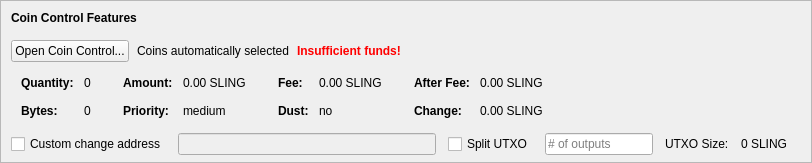
    <widget class="QFrame" name="frameCoinControl">
     <property name="sizePolicy">
      <sizepolicy hsizetype="Expanding" vsizetype="Expanding">
       <horstretch>0</horstretch>
       <verstretch>0</verstretch>
      </sizepolicy>
     </property>
     <property name="maximumSize">
      <size>
       <width>16777215</width>
       <height>16777215</height>
      </size>
     </property>
     <property name="frameShape">
      <enum>QFrame::StyledPanel</enum>
     </property>
     <property name="frameShadow">
      <enum>QFrame::Sunken</enum>
     </property>
     <layout class="QVBoxLayout" name="verticalLayoutCoinControl2">
      <property name="spacing">
       <number>0</number>
      </property>
      <property name="leftMargin">
       <number>0</number>
      </property>
      <property name="topMargin">
       <number>0</number>
      </property>
      <property name="rightMargin">
       <number>0</number>
      </property>
      <property name="bottomMargin">
       <number>6</number>
      </property>
      <item>
       <layout class="QVBoxLayout" name="verticalLayoutCoinControl" stretch="0,0,0,0,1">
        <property name="spacing">
         <number>0</number>
        </property>
        <property name="leftMargin">
         <number>10</number>
        </property>
        <property name="topMargin">
         <number>10</number>
        </property>
        <item>
         <layout class="QHBoxLayout" name="horizontalLayoutCoinControl1">
          <property name="bottomMargin">
           <number>15</number>
          </property>
          <item>
           <widget class="QLabel" name="labelCoinControlFeatures">
            <property name="sizePolicy">
             <sizepolicy hsizetype="Preferred" vsizetype="Maximum">
              <horstretch>0</horstretch>
              <verstretch>0</verstretch>
             </sizepolicy>
            </property>
            <property name="font">
             <font>
              <weight>75</weight>
              <bold>true</bold>
             </font>
            </property>
            <property name="styleSheet">
             <string notr="true">font-weight:bold;</string>
            </property>
            <property name="text">
             <string>Coin Control Features</string>
            </property>
           </widget>
          </item>
         </layout>
        </item>
        <item>
         <layout class="QHBoxLayout" name="horizontalLayoutCoinControl2" stretch="0,0,0,0">
          <property name="spacing">
           <number>8</number>
          </property>
          <property name="bottomMargin">
           <number>10</number>
          </property>
          <item>
           <widget class="QPushButton" name="pushButtonCoinControl">
            <property name="styleSheet">
             <string notr="true"/>
            </property>
            <property name="text">
             <string>Open Coin Control...</string>
            </property>
            <property name="autoDefault">
             <bool>false</bool>
            </property>
           </widget>
          </item>
          <item>
           <widget class="QLabel" name="labelCoinControlAutomaticallySelected">
            <property name="text">
             <string>Coins automatically selected</string>
            </property>
            <property name="margin">
             <number>5</number>
            </property>
           </widget>
          </item>
          <item>
           <widget class="QLabel" name="labelCoinControlInsuffFunds">
            <property name="font">
             <font>
              <weight>75</weight>
              <bold>true</bold>
             </font>
            </property>
            <property name="styleSheet">
             <string notr="true">color:red;font-weight:bold;</string>
            </property>
            <property name="text">
             <string>Insufficient funds!</string>
            </property>
            <property name="margin">
             <number>5</number>
            </property>
           </widget>
          </item>
          <item>
           <spacer name="horizontalSpacerCoinControl">
            <property name="orientation">
             <enum>Qt::Horizontal</enum>
            </property>
            <property name="sizeHint" stdset="0">
             <size>
              <width>40</width>
              <height>1</height>
             </size>
            </property>
           </spacer>
          </item>
         </layout>
        </item>
        <item>
         <widget class="QWidget" name="widgetCoinControl" native="true">
          <property name="sizePolicy">
           <sizepolicy hsizetype="Preferred" vsizetype="Preferred">
            <horstretch>0</horstretch>
            <verstretch>0</verstretch>
           </sizepolicy>
          </property>
          <property name="minimumSize">
           <size>
            <width>0</width>
            <height>0</height>
           </size>
          </property>
          <property name="styleSheet">
           <string notr="true"/>
          </property>
          <layout class="QHBoxLayout" name="horizontalLayoutCoinControl5">
           <property name="leftMargin">
            <number>0</number>
           </property>
           <property name="topMargin">
            <number>0</number>
           </property>
           <property name="rightMargin">
            <number>0</number>
           </property>
           <property name="bottomMargin">
            <number>0</number>
           </property>
           <item>
            <layout class="QHBoxLayout" name="horizontalLayoutCoinControl3" stretch="0,0,0,1">
             <property name="spacing">
              <number>20</number>
             </property>
             <property name="topMargin">
              <number>0</number>
             </property>
             <property name="bottomMargin">
              <number>10</number>
             </property>
             <item>
              <layout class="QFormLayout" name="formLayoutCoinControl1">
               <property name="horizontalSpacing">
                <number>10</number>
               </property>
               <property name="verticalSpacing">
                <number>14</number>
               </property>
               <property name="leftMargin">
                <number>10</number>
               </property>
               <property name="topMargin">
                <number>4</number>
               </property>
               <property name="rightMargin">
                <number>6</number>
               </property>
               <item row="0" column="0">
                <widget class="QLabel" name="labelCoinControlQuantityText">
                 <property name="font">
                  <font>
                   <weight>75</weight>
                   <bold>true</bold>
                  </font>
                 </property>
                 <property name="text">
                  <string>Quantity:</string>
                 </property>
                 <property name="margin">
                  <number>0</number>
                 </property>
                </widget>
               </item>
               <item row="0" column="1">
                <widget class="QLabel" name="labelCoinControlQuantity">
                 <property name="cursor">
                  <cursorShape>IBeamCursor</cursorShape>
                 </property>
                 <property name="contextMenuPolicy">
                  <enum>Qt::ActionsContextMenu</enum>
                 </property>
                 <property name="text">
                  <string notr="true">0</string>
                 </property>
                 <property name="margin">
                  <number>0</number>
                 </property>
                 <property name="textInteractionFlags">
                  <set>Qt::LinksAccessibleByMouse|Qt::TextSelectableByKeyboard|Qt::TextSelectableByMouse</set>
                 </property>
                </widget>
               </item>
               <item row="1" column="0">
                <widget class="QLabel" name="labelCoinControlBytesText">
                 <property name="font">
                  <font>
                   <weight>75</weight>
                   <bold>true</bold>
                  </font>
                 </property>
                 <property name="text">
                  <string>Bytes:</string>
                 </property>
                </widget>
               </item>
               <item row="1" column="1">
                <widget class="QLabel" name="labelCoinControlBytes">
                 <property name="cursor">
                  <cursorShape>IBeamCursor</cursorShape>
                 </property>
                 <property name="contextMenuPolicy">
                  <enum>Qt::ActionsContextMenu</enum>
                 </property>
                 <property name="text">
                  <string notr="true">0</string>
                 </property>
                 <property name="textInteractionFlags">
                  <set>Qt::LinksAccessibleByMouse|Qt::TextSelectableByKeyboard|Qt::TextSelectableByMouse</set>
                 </property>
                </widget>
               </item>
              </layout>
             </item>
             <item>
              <layout class="QFormLayout" name="formLayoutCoinControl2">
               <property name="horizontalSpacing">
                <number>10</number>
               </property>
               <property name="verticalSpacing">
                <number>14</number>
               </property>
               <property name="leftMargin">
                <number>6</number>
               </property>
               <property name="topMargin">
                <number>4</number>
               </property>
               <property name="rightMargin">
                <number>6</number>
               </property>
               <item row="0" column="0">
                <widget class="QLabel" name="labelCoinControlAmountText">
                 <property name="font">
                  <font>
                   <weight>75</weight>
                   <bold>true</bold>
                  </font>
                 </property>
                 <property name="text">
                  <string>Amount:</string>
                 </property>
                 <property name="margin">
                  <number>0</number>
                 </property>
                </widget>
               </item>
               <item row="0" column="1">
                <widget class="QLabel" name="labelCoinControlAmount">
                 <property name="cursor">
                  <cursorShape>IBeamCursor</cursorShape>
                 </property>
                 <property name="contextMenuPolicy">
                  <enum>Qt::ActionsContextMenu</enum>
                 </property>
                 <property name="text">
                  <string notr="true">0.00 SLING</string>
                 </property>
                 <property name="textInteractionFlags">
                  <set>Qt::LinksAccessibleByMouse|Qt::TextSelectableByKeyboard|Qt::TextSelectableByMouse</set>
                 </property>
                </widget>
               </item>
               <item row="1" column="0">
                <widget class="QLabel" name="labelCoinControlPriorityText">
                 <property name="font">
                  <font>
                   <weight>75</weight>
                   <bold>true</bold>
                  </font>
                 </property>
                 <property name="text">
                  <string>Priority:</string>
                 </property>
                </widget>
               </item>
               <item row="1" column="1">
                <widget class="QLabel" name="labelCoinControlPriority">
                 <property name="cursor">
                  <cursorShape>IBeamCursor</cursorShape>
                 </property>
                 <property name="contextMenuPolicy">
                  <enum>Qt::ActionsContextMenu</enum>
                 </property>
                 <property name="text">
                  <string>medium</string>
                 </property>
                 <property name="textInteractionFlags">
                  <set>Qt::LinksAccessibleByMouse|Qt::TextSelectableByKeyboard|Qt::TextSelectableByMouse</set>
                 </property>
                </widget>
               </item>
              </layout>
             </item>
             <item>
              <layout class="QFormLayout" name="formLayoutCoinControl3">
               <property name="horizontalSpacing">
                <number>10</number>
               </property>
               <property name="verticalSpacing">
                <number>14</number>
               </property>
               <property name="leftMargin">
                <number>6</number>
               </property>
               <property name="topMargin">
                <number>4</number>
               </property>
               <property name="rightMargin">
                <number>6</number>
               </property>
               <item row="0" column="0">
                <widget class="QLabel" name="labelCoinControlFeeText">
                 <property name="font">
                  <font>
                   <weight>75</weight>
                   <bold>true</bold>
                  </font>
                 </property>
                 <property name="text">
                  <string>Fee:</string>
                 </property>
                 <property name="margin">
                  <number>0</number>
                 </property>
                </widget>
               </item>
               <item row="0" column="1">
                <widget class="QLabel" name="labelCoinControlFee">
                 <property name="cursor">
                  <cursorShape>IBeamCursor</cursorShape>
                 </property>
                 <property name="contextMenuPolicy">
                  <enum>Qt::ActionsContextMenu</enum>
                 </property>
                 <property name="text">
                  <string notr="true">0.00 SLING</string>
                 </property>
                 <property name="textInteractionFlags">
                  <set>Qt::LinksAccessibleByMouse|Qt::TextSelectableByKeyboard|Qt::TextSelectableByMouse</set>
                 </property>
                </widget>
               </item>
               <item row="1" column="0">
                <widget class="QLabel" name="labelCoinControlLowOutputText">
                 <property name="font">
                  <font>
                   <weight>75</weight>
                   <bold>true</bold>
                  </font>
                 </property>
                 <property name="text">
                  <string>Dust:</string>
                 </property>
                </widget>
               </item>
               <item row="1" column="1">
                <widget class="QLabel" name="labelCoinControlLowOutput">
                 <property name="cursor">
                  <cursorShape>IBeamCursor</cursorShape>
                 </property>
                 <property name="contextMenuPolicy">
                  <enum>Qt::ActionsContextMenu</enum>
                 </property>
                 <property name="text">
                  <string>no</string>
                 </property>
                 <property name="textInteractionFlags">
                  <set>Qt::LinksAccessibleByMouse|Qt::TextSelectableByKeyboard|Qt::TextSelectableByMouse</set>
                 </property>
                </widget>
               </item>
              </layout>
             </item>
             <item>
              <layout class="QFormLayout" name="formLayoutCoinControl4">
               <property name="horizontalSpacing">
                <number>10</number>
               </property>
               <property name="verticalSpacing">
                <number>14</number>
               </property>
               <property name="leftMargin">
                <number>6</number>
               </property>
               <property name="topMargin">
                <number>4</number>
               </property>
               <property name="rightMargin">
                <number>6</number>
               </property>
               <item row="0" column="0">
                <widget class="QLabel" name="labelCoinControlAfterFeeText">
                 <property name="font">
                  <font>
                   <weight>75</weight>
                   <bold>true</bold>
                  </font>
                 </property>
                 <property name="text">
                  <string>After Fee:</string>
                 </property>
                 <property name="margin">
                  <number>0</number>
                 </property>
                </widget>
               </item>
               <item row="0" column="1">
                <widget class="QLabel" name="labelCoinControlAfterFee">
                 <property name="cursor">
                  <cursorShape>IBeamCursor</cursorShape>
                 </property>
                 <property name="contextMenuPolicy">
                  <enum>Qt::ActionsContextMenu</enum>
                 </property>
                 <property name="text">
                  <string notr="true">0.00 SLING</string>
                 </property>
                 <property name="textInteractionFlags">
                  <set>Qt::LinksAccessibleByMouse|Qt::TextSelectableByKeyboard|Qt::TextSelectableByMouse</set>
                 </property>
                </widget>
               </item>
               <item row="1" column="0">
                <widget class="QLabel" name="labelCoinControlChangeText">
                 <property name="font">
                  <font>
                   <weight>75</weight>
                   <bold>true</bold>
                  </font>
                 </property>
                 <property name="text">
                  <string>Change:</string>
                 </property>
                </widget>
               </item>
               <item row="1" column="1">
                <widget class="QLabel" name="labelCoinControlChange">
                 <property name="cursor">
                  <cursorShape>IBeamCursor</cursorShape>
                 </property>
                 <property name="contextMenuPolicy">
                  <enum>Qt::ActionsContextMenu</enum>
                 </property>
                 <property name="text">
                  <string notr="true">0.00 SLING</string>
                 </property>
                 <property name="textInteractionFlags">
                  <set>Qt::LinksAccessibleByMouse|Qt::TextSelectableByKeyboard|Qt::TextSelectableByMouse</set>
                 </property>
                </widget>
               </item>
              </layout>
             </item>
            </layout>
           </item>
          </layout>
         </widget>
        </item>
        <item>
         <layout class="QHBoxLayout" name="horizontalLayoutCoinControl4" stretch="0,0,0,0,0,0,0">
          <property name="spacing">
           <number>12</number>
          </property>
          <property name="sizeConstraint">
           <enum>QLayout::SetDefaultConstraint</enum>
          </property>
          <property name="topMargin">
           <number>5</number>
          </property>
          <property name="rightMargin">
           <number>5</number>
          </property>
          <item>
           <widget class="QCheckBox" name="checkBoxCoinControlChange">
            <property name="toolTip">
             <string>If this is activated, but the change address is empty or invalid, change will be sent to a newly generated address.</string>
            </property>
            <property name="text">
             <string>Custom change address</string>
            </property>
           </widget>
          </item>
          <item>
           <widget class="QValidatedLineEdit" name="lineEditCoinControlChange">
            <property name="enabled">
             <bool>false</bool>
            </property>
            <property name="sizePolicy">
             <sizepolicy hsizetype="Expanding" vsizetype="Fixed">
              <horstretch>0</horstretch>
              <verstretch>0</verstretch>
             </sizepolicy>
            </property>
           </widget>
          </item>
          <item>
           <widget class="QCheckBox" name="splitBlockCheckBox">
            <property name="text">
             <string>Split UTXO</string>
            </property>
           </widget>
          </item>
          <item>
           <widget class="QLineEdit" name="splitBlockLineEdit">
            <property name="sizePolicy">
             <sizepolicy hsizetype="Fixed" vsizetype="Fixed">
              <horstretch>50</horstretch>
              <verstretch>0</verstretch>
             </sizepolicy>
            </property>
            <property name="placeholderText">
             <string># of outputs</string>
            </property>
           </widget>
          </item>
          <item>
           <widget class="QLabel" name="labelBlockSizeText">
            <property name="text">
             <string>UTXO Size:</string>
            </property>
           </widget>
          </item>
          <item>
           <widget class="QLabel" name="labelBlockSize">
            <property name="text">
             <string>0 SLING</string>
            </property>
           </widget>
          </item>
          <item>
           <widget class="QLabel" name="labelCoinControlChangeLabel">
            <property name="sizePolicy">
             <sizepolicy hsizetype="Preferred" vsizetype="Expanding">
              <horstretch>0</horstretch>
              <verstretch>0</verstretch>
             </sizepolicy>
            </property>
            <property name="minimumSize">
             <size>
              <width>0</width>
              <height>0</height>
             </size>
            </property>
            <property name="text">
             <string/>
            </property>
            <property name="margin">
             <number>3</number>
            </property>
           </widget>
          </item>
         </layout>
        </item>
        <item>
         <spacer name="verticalSpacerCoinControl">
          <property name="orientation">
           <enum>Qt::Vertical</enum>
          </property>
          <property name="sizeHint" stdset="0">
           <size>
            <width>800</width>
            <height>1</height>
           </size>
          </property>
         </spacer>
        </item>
       </layout>
      </item>
     </layout>
    </widget>
